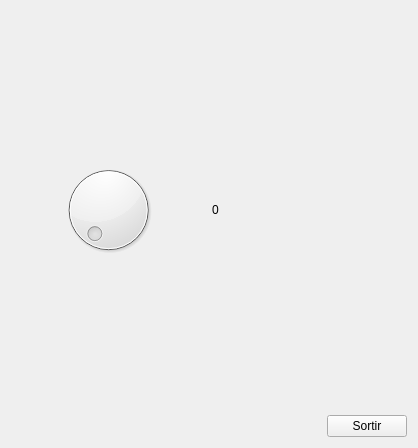
<?xml version="1.0" encoding="UTF-8"?>
<ui version="4.0">
 <class>MyForm</class>
 <widget class="QWidget" name="MyForm">
  <property name="geometry">
   <rect>
    <x>0</x>
    <y>0</y>
    <width>418</width>
    <height>448</height>
   </rect>
  </property>
  <property name="windowTitle">
   <string>Form</string>
  </property>
  <layout class="QVBoxLayout" name="verticalLayout">
   <item>
    <spacer name="verticalSpacer_2">
     <property name="orientation">
      <enum>Qt::Vertical</enum>
     </property>
     <property name="sizeHint" stdset="0">
      <size>
       <width>20</width>
       <height>137</height>
      </size>
     </property>
    </spacer>
   </item>
   <item>
    <layout class="QHBoxLayout" name="horizontalLayout_2">
     <item>
      <widget class="QDial" name="dial">
       <property name="minimum">
        <number>1</number>
       </property>
       <property name="maximum">
        <number>50</number>
       </property>
      </widget>
     </item>
     <item>
      <widget class="QLabel" name="label">
       <property name="styleSheet">
        <string notr="true">font: 75 italic 14pt &quot;Noto Sans&quot;;</string>
       </property>
       <property name="text">
        <string>0</string>
       </property>
      </widget>
     </item>
    </layout>
   </item>
   <item>
    <spacer name="verticalSpacer">
     <property name="orientation">
      <enum>Qt::Vertical</enum>
     </property>
     <property name="sizeHint" stdset="0">
      <size>
       <width>20</width>
       <height>137</height>
      </size>
     </property>
    </spacer>
   </item>
   <item>
    <layout class="QHBoxLayout" name="horizontalLayout">
     <item>
      <spacer name="horizontalSpacer">
       <property name="orientation">
        <enum>Qt::Horizontal</enum>
       </property>
       <property name="sizeHint" stdset="0">
        <size>
         <width>40</width>
         <height>20</height>
        </size>
       </property>
      </spacer>
     </item>
     <item>
      <widget class="QPushButton" name="pushButton">
       <property name="text">
        <string>Sortir</string>
       </property>
      </widget>
     </item>
    </layout>
   </item>
  </layout>
 </widget>
 <resources/>
 <connections>
  <connection>
   <sender>pushButton</sender>
   <signal>clicked()</signal>
   <receiver>MyForm</receiver>
   <slot>close()</slot>
   <hints>
    <hint type="sourcelabel">
     <x>355</x>
     <y>433</y>
    </hint>
    <hint type="destinationlabel">
     <x>294</x>
     <y>438</y>
    </hint>
   </hints>
  </connection>
  <connection>
   <sender>dial</sender>
   <signal>valueChanged(int)</signal>
   <receiver>label</receiver>
   <slot>setNum(int)</slot>
   <hints>
    <hint type="sourcelabel">
     <x>165</x>
     <y>208</y>
    </hint>
    <hint type="destinationlabel">
     <x>219</x>
     <y>208</y>
    </hint>
   </hints>
  </connection>
  <connection>
   <sender>dial</sender>
   <signal>sliderPressed()</signal>
   <receiver>label</receiver>
   <slot>show()</slot>
   <hints>
    <hint type="sourcelabel">
     <x>131</x>
     <y>196</y>
    </hint>
    <hint type="destinationlabel">
     <x>259</x>
     <y>188</y>
    </hint>
   </hints>
  </connection>
  <connection>
   <sender>dial</sender>
   <signal>sliderReleased()</signal>
   <receiver>label</receiver>
   <slot>hide()</slot>
   <hints>
    <hint type="sourcelabel">
     <x>164</x>
     <y>239</y>
    </hint>
    <hint type="destinationlabel">
     <x>236</x>
     <y>239</y>
    </hint>
   </hints>
  </connection>
 </connections>
</ui>
